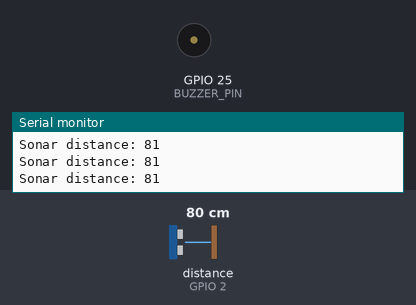
Bench run of a sketch on a simulated ESP32. On the bench: buzzer (waves = sounding), the last lines printed to the serial monitor. The test bench sets the inputs (shaded band); at power-on: distance to the obstacle (sensor on GPIO 2) 80 cm. The echo pulse lasts 58.3 µs per cm.

Above: at 7.6 s.
7.7 s: distance to the obstacle (sensor on GPIO 2) set to 2 cm
At 8.15 s:
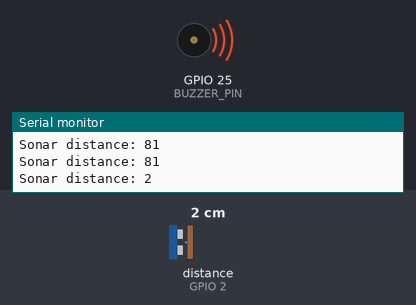
Timing chart, 0 to 10.7 s (numbered marks = the images above; inputs shaded):
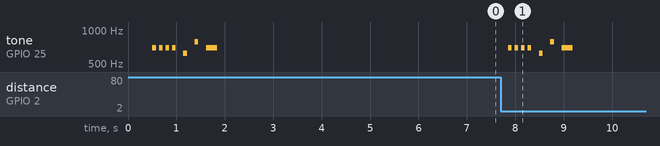

Measured:
- after the input at 7.7 s, tone on GPIO 25 (BUZZER_PIN): plays 698 Hz for 0.08 s, 698 Hz for 0.08 s, 698 Hz for 0.08 s, 698 Hz for 0.08 s, 622 Hz for 0.08 s, 783 Hz for 0.08 s … (7 notes in this stretch), starting after 0.15 s
- by itself, tone on GPIO 25 (BUZZER_PIN): plays 698 Hz for 0.08 s, 698 Hz for 0.08 s, 698 Hz for 0.08 s, 698 Hz for 0.08 s, 622 Hz for 0.08 s, 783 Hz for 0.08 s … (7 notes in this stretch)

The sketch:

main.ino
```cpp
#include <NewPing.h>
// trigger and echo pins for each sensor
#define SONAR 2
#define MAX_DISTANCE 1000 // maximum distance for sensors
#define BUZZER_PIN 25

#define C4 261.6
#define C#4 277.18
#define D4 293.665
#define D#4 311.127
#define E4 329.63
#define F4 349.228
#define F#4 369.994
#define G4 391.995
#define G#4 415.305
#define A4 440
#define A#4 466.164
#define B4 493.883
#define C5 523.251
#define D5 587.330
#define D_5 622.254
#define E5 659.255
#define F5 698.456
#define G5 783.991

NewPing sonar = NewPing(SONAR, SONAR, MAX_DISTANCE);

void setup() {
  ledcSetup(1, 12000, 8);
  ledcAttachPin(BUZZER_PIN, 1);

  Serial.begin(115200);
}

void playPc98() {
  ledcWriteTone(1, 2000);
  delay(100);
  ledcWriteTone(1, 1000);
  delay(100);
  ledcWriteTone(1, 0);
  delay(2000);
}
void playLevelUp() {
  int tempo = 75;
  int interval = 20;
  ledcWriteTone(1, F5);
  delay(tempo);
  ledcWriteTone(1, 0);
  delay(interval * 3);
  ledcWriteTone(1, F5);
  delay(tempo);
  ledcWriteTone(1, 0);
  delay(interval * 3);
  ledcWriteTone(1, F5);
  delay(tempo);
  ledcWriteTone(1, 0);
  delay(interval * 3);
  ledcWriteTone(1, F5);
  delay(tempo);
  ledcWriteTone(1, 0);
  delay(interval * 8);
  ledcWriteTone(1, D_5);
  delay(tempo);
  ledcWriteTone(1, 0);
  delay(interval * 8);
  ledcWriteTone(1, G5);
  delay(tempo);
  ledcWriteTone(1, 0);
  delay(interval * 8);
  ledcWriteTone(1, F5);
  delay(tempo * 3);
  ledcWriteTone(1, 0);
}

int beforeDistance = 0;
void loop() {
  delay(500);

  // print all distances
  int cm = sonar.ping_cm();
  Serial.print("Sonar distance: ");
  Serial.println(cm);
  // 前回測定から3cm以上変わったら再生する
  if (abs(beforeDistance - cm) > 3) {
    //playPc98();
    playLevelUp();
    delay(5000);
    cm = sonar.ping_cm();
    Serial.print("Sonar distance: ");
    Serial.println(cm);
  } else {
    ledcWriteTone(1, 0);
  }
  beforeDistance = cm;
}
```
